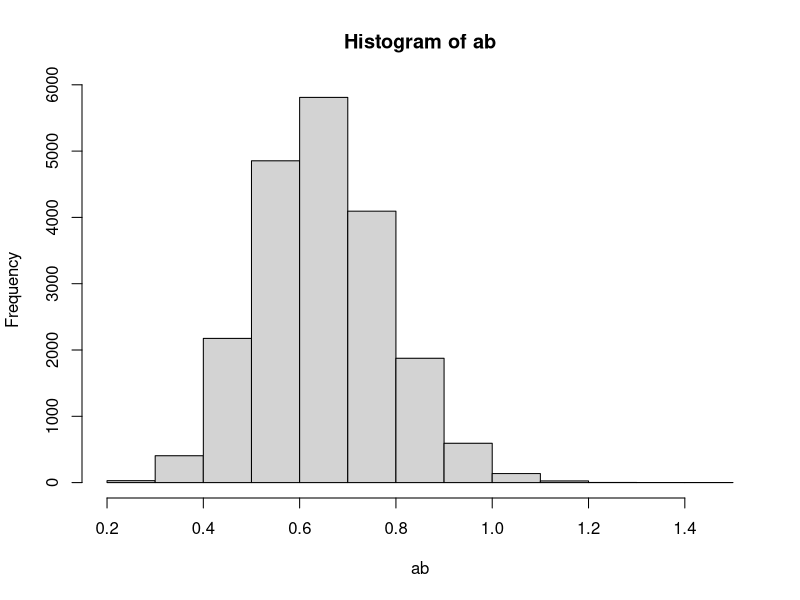

This figure's R source:
## ---- chunk 1
#| include = FALSE
knitr::opts_chunk$set(
  collapse = TRUE,
  comment = "#>"
)
## ---- chunk 2
mu <- c(
  0.872,
  0.745
)
varnames <- c("alpha", "beta")
names(mu) <- varnames
mu
## ---- chunk 3
Sigma <- matrix(
  data = c(
    1.253778e-02,
    5.244734e-06,
    5.244734e-06,
    1.429014e-02
  ),
  nrow = 2
)
rownames(Sigma) <- colnames(Sigma) <- varnames
Sigma
## ---- chunk 4
library(MASS)
mustar <- mvrnorm(
  n = 20000,
  mu = mu,
  Sigma = Sigma
)
ab <- mustar[, 1] * mustar[, 2]
## ---- chunk 5
hist(ab)
## ---- chunk 6
quantile(
  x = ab,
  probs = c(0.0005, 0.005, 0.025, 0.975, 0.995, 0.9995)
)
